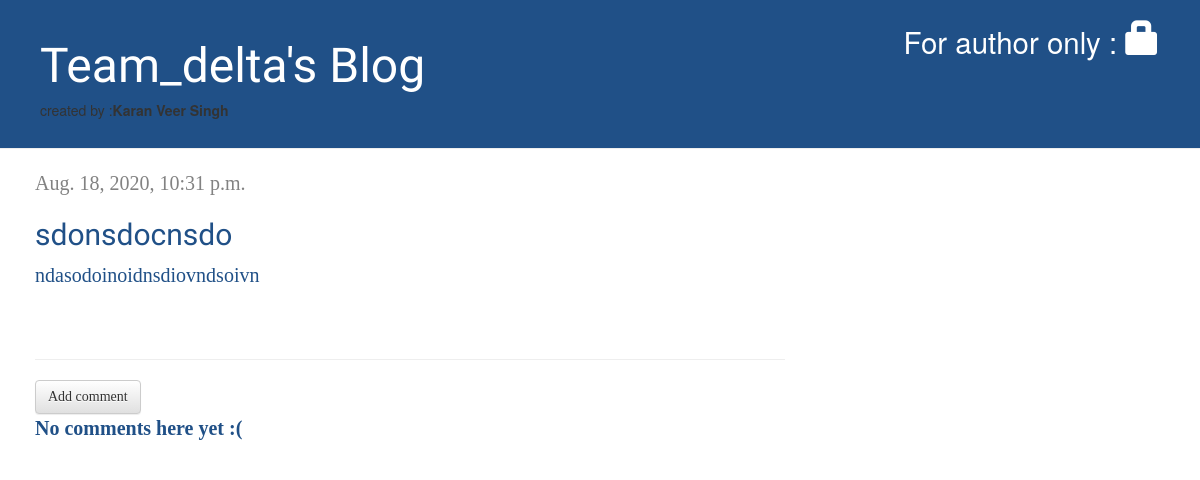
The page /post/19/ on the database as committed earlier.
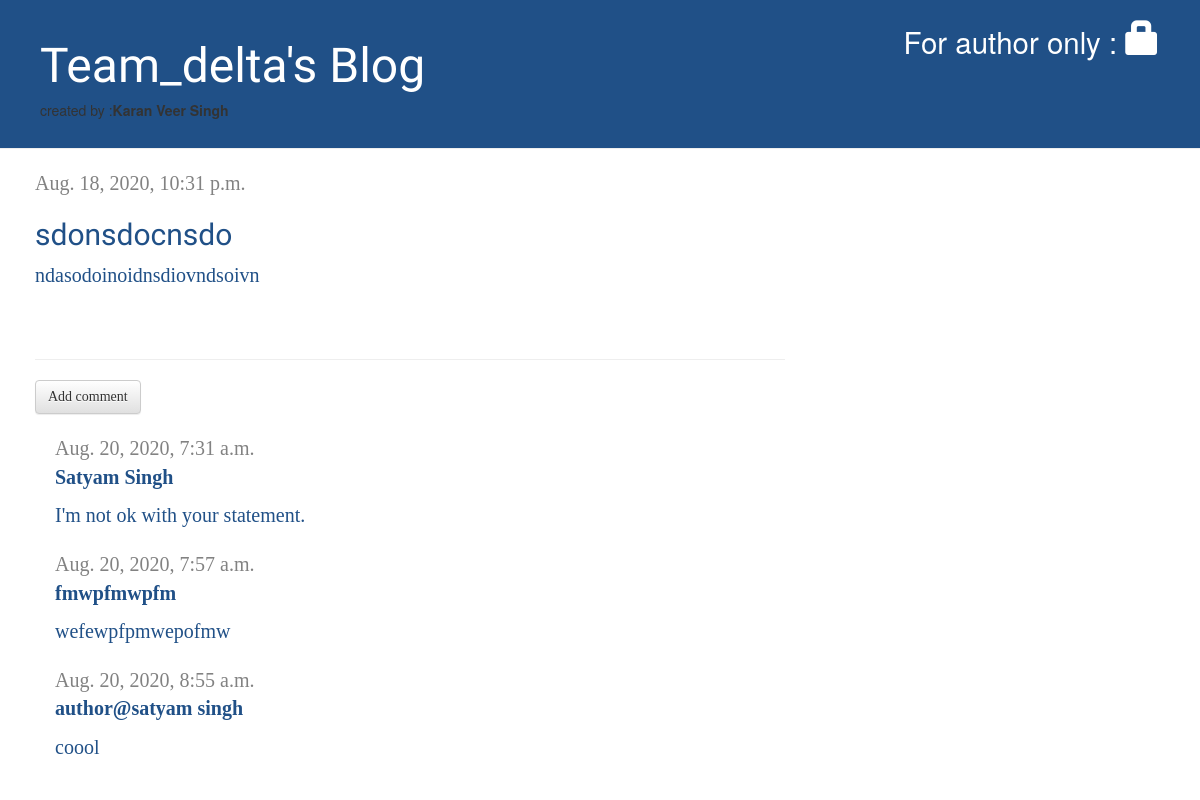
The same page on the database as committed later.
### blog/models.py (models this page shows, shortened)
class Comment(models.Model):
    post = models.ForeignKey('blog.Post', on_delete=models.CASCADE, related_name='comments')
    author = models.CharField(max_length=200)
    text = models.TextField()
    created_date = models.DateTimeField(default=timezone.now)
    approved_comment = models.BooleanField(default=False)

### blog/views.py (the view)
# urls.py: path('post/<int:pk>/', views.post_detail, name='post_detail'),
def post_detail(request, pk):
	post=get_object_or_404(Post, pk=pk)
	return render(request,'blog/post_detail.html',{'post':post})

### blog/templates/blog/post_detail.html (shortened to what this page needs)
{% extends 'blog/base.html' %}
{% block content %}
    <div class="post">
        {% if post.published_date %}
            <div class="date">
                {{ post.published_date }}
            </div>
        {% else %}
        	<a class ="btn-btn-default"href="{% url 'post_publish' pk=post.pk %}"> Publish</a>
        	<a class="btn btn-default" href="{% url 'post_remove' pk=post.pk %}"><span class="glyphicon glyphicon-remove"></span></a>
        {% endif %}
        <h2>{{ post.title }}</h2>
        <p>{{ post.text|linebreaksbr }}</p>
    </div>
    <hr>
    <a class="btn btn-default" href="{% url 'add_comment_to_post' pk=post.pk %}">Add comment</a>
	{% for comment in post.comments.all %}
	    {% if user.is_authenticated or comment.approved_comment %}
	    <div class="comment">
	        <div class="date">
	            {{ comment.created_date }}
	        </div>
	        <strong>{{ comment.author }}</strong>
	        <p>{{ comment.text|linebreaks }}</p>
	    </div>
	    {% endif %}
	{% empty %}
	    <p><strong>No comments here yet :( </strong> </p>
	{% endfor %}
{% endblock %}

Rows that differ between the two databases and show on the page:
added Comment: created_date "Aug. 20, 2020, 7:31 a.m.", author "Satyam Singh", text "I'm not ok with your statement."
added Comment: created_date "Aug. 20, 2020, 7:57 a.m.", author "fmwpfmwpfm", text "wefewpfpmwepofmw"
added Comment: created_date "Aug. 20, 2020, 8:55 a.m.", author "author@satyam singh", text "coool"
Other text that changed with them:
text no longer shown: "No comments here yet :("
